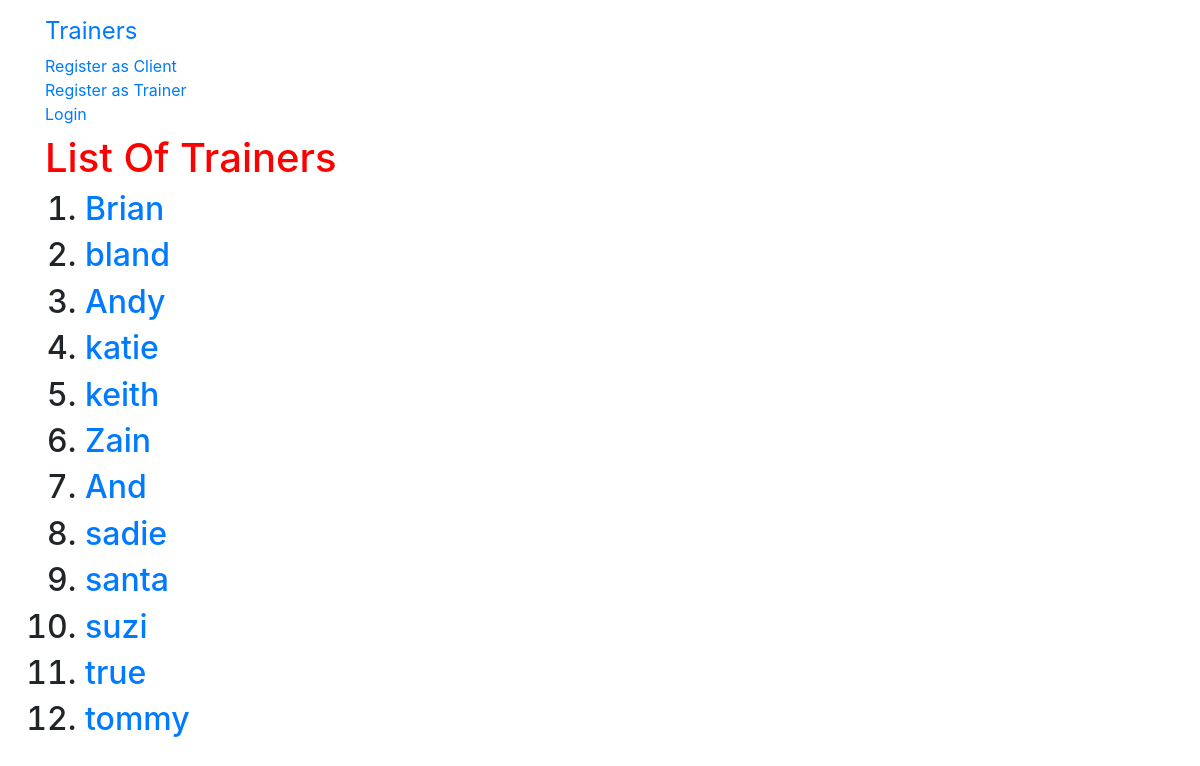
The app's page /, older data.
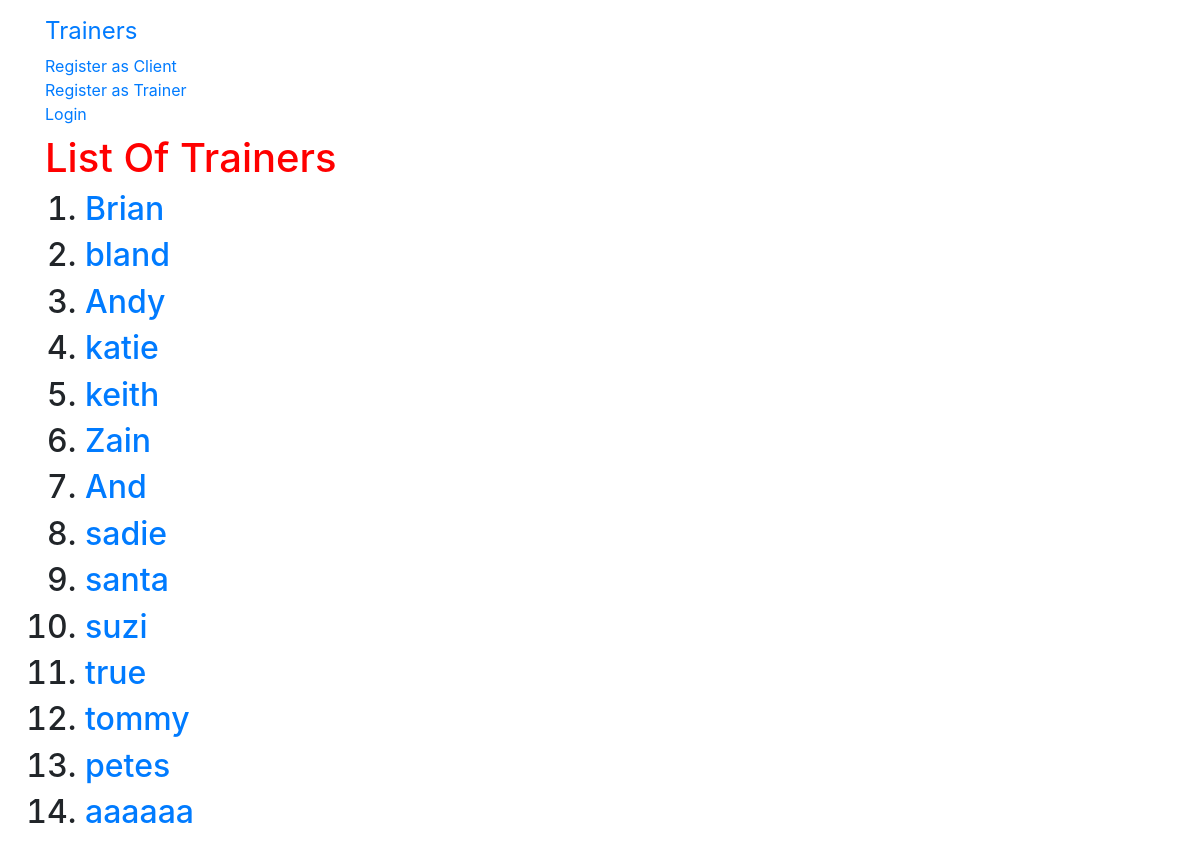
The same page, newer data.
### gym/models.py (models this page shows, shortened)
class TrainerProfile(models.Model):
    user = models.OneToOneField(User,on_delete=models.CASCADE,primary_key=True)
    name = models.CharField(max_length=100,null=True)
    description = models.TextField()
    age = models.PositiveIntegerField(null=True)
    phone = models.CharField(max_length=30,null=True)
    gender = models.CharField(max_length=30,null=True)
    location = models.CharField(max_length=30,null=True)
    skills = models.CharField(max_length=30,null=True)
    profile_img = models.ImageField(upload_to='profile_image', blank=True)

class User(AbstractUser):
    is_trainer = models.BooleanField(default=False)
    is_client= models.BooleanField(default=False)

### gym/views.py (the view)
# urls.py: path('',views.TrainerListView.as_view(),name='trainer_list'), #to view list of trainers
class TrainerListView(ListView):
    context_object_name = 'trainers'
    model = TrainerProfile

### gym/templates/gym/trainerprofile_list.html
{% extends 'base.html' %}
{% block content %}
<h1>List Of Trainers</h1>
  {% if not trainers %}
  <p>There are no trainers</p>
  {% else %}
  <ol>
    {% for trainer in trainers %}
    <h2> <li><a href="{% url 'gym:trainer_detail' pk=trainer.pk %}">{{ trainer.user.username }}</a> </li> </h2>
    {% endfor%}
  </ol>
  {% endif %}
{% endblock %}

Row changes from the older to the newer data that the page shows:
added TrainerProfile: user.username "petes"
added TrainerProfile: user.username "aaaaaa"
